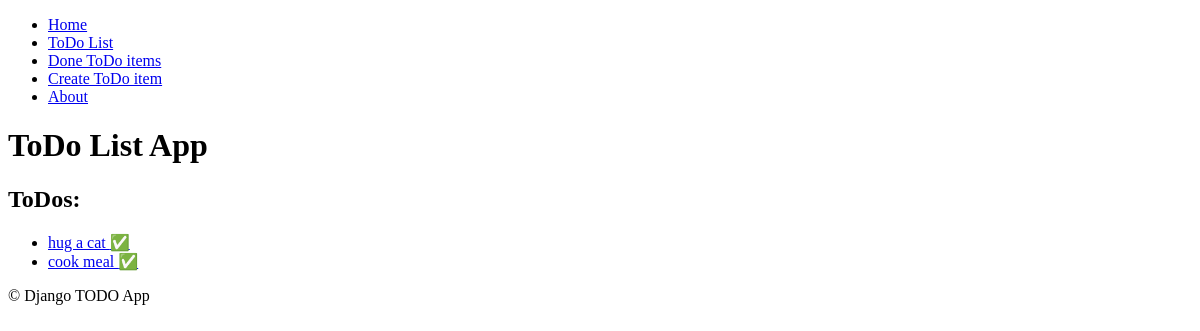
The page /todos/done/ on the database as committed earlier.
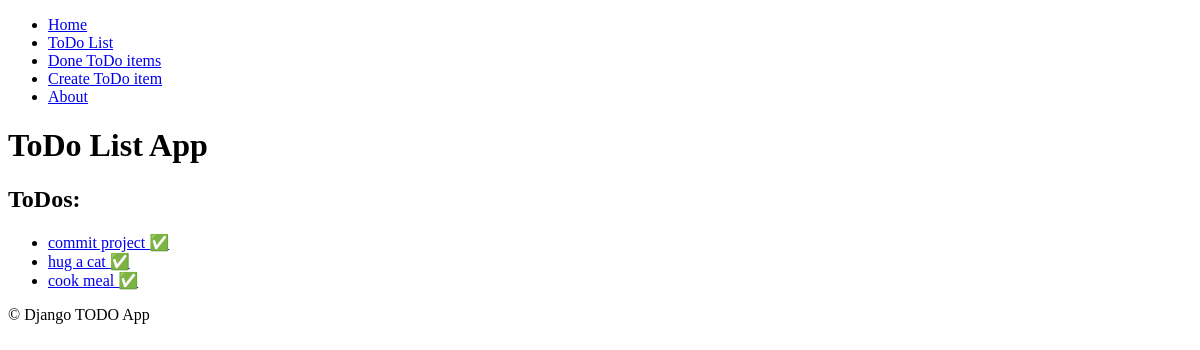
The same page on the database as committed later.
### todo_list/models.py (models this page shows, shortened)
class ToDoItem(models.Model):
    class Meta:
        ordering = '-id',
        verbose_name = 'ToDo Item'
    title = models.CharField(max_length=250)
    done = models.BooleanField(default=False)

### todo_list/views.py (the view)
# urls.py: path('done/', views.ToDoListDoneView.as_view(), name='done'),
class ToDoListDoneView(ListView):
    queryset = ToDoItem.objects.filter(done=True).all()

### todo_list/templates/todo_list/todoitem_list.html (shortened to what this page needs)
{% extends "base.html" %}
{% block body %}
  <h1>ToDo List App</h1>
  <h2>ToDos:</h2>
  <ul>
  {% for todo_item in object_list %}
    <li>
      <a href="{% url 'todo_list:detail' pk=todo_item.pk %}">
        {{ todo_item.title }}
        {% if todo_item.done %}
          ✅
        {% else %}
          ❌
        {% endif %}
      </a>
    </li>
  {% endfor %}
  </ul>
{% endblock %}

Rows that differ between the two databases and show on the page:
added ToDoItem: title "commit project"
